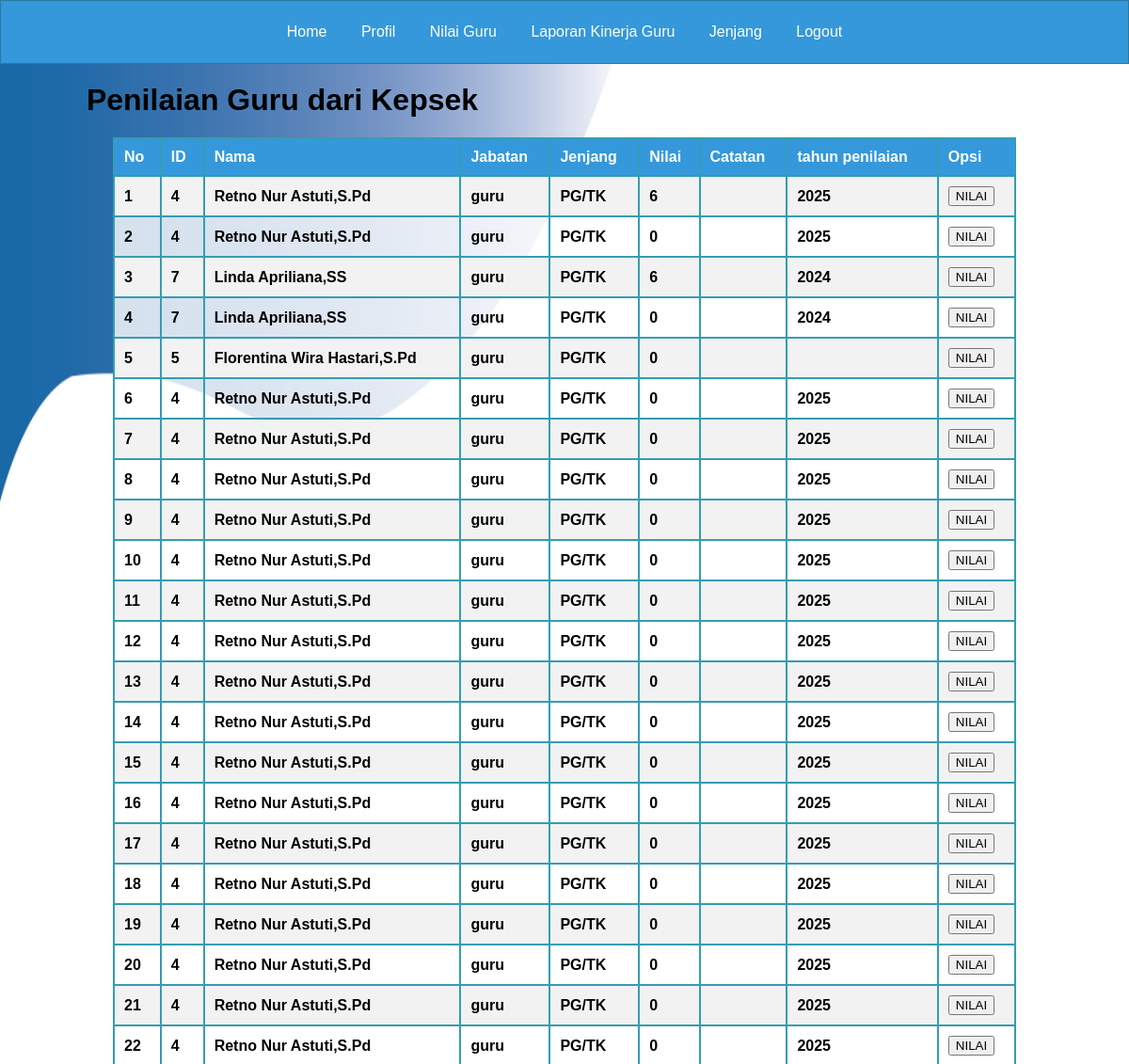
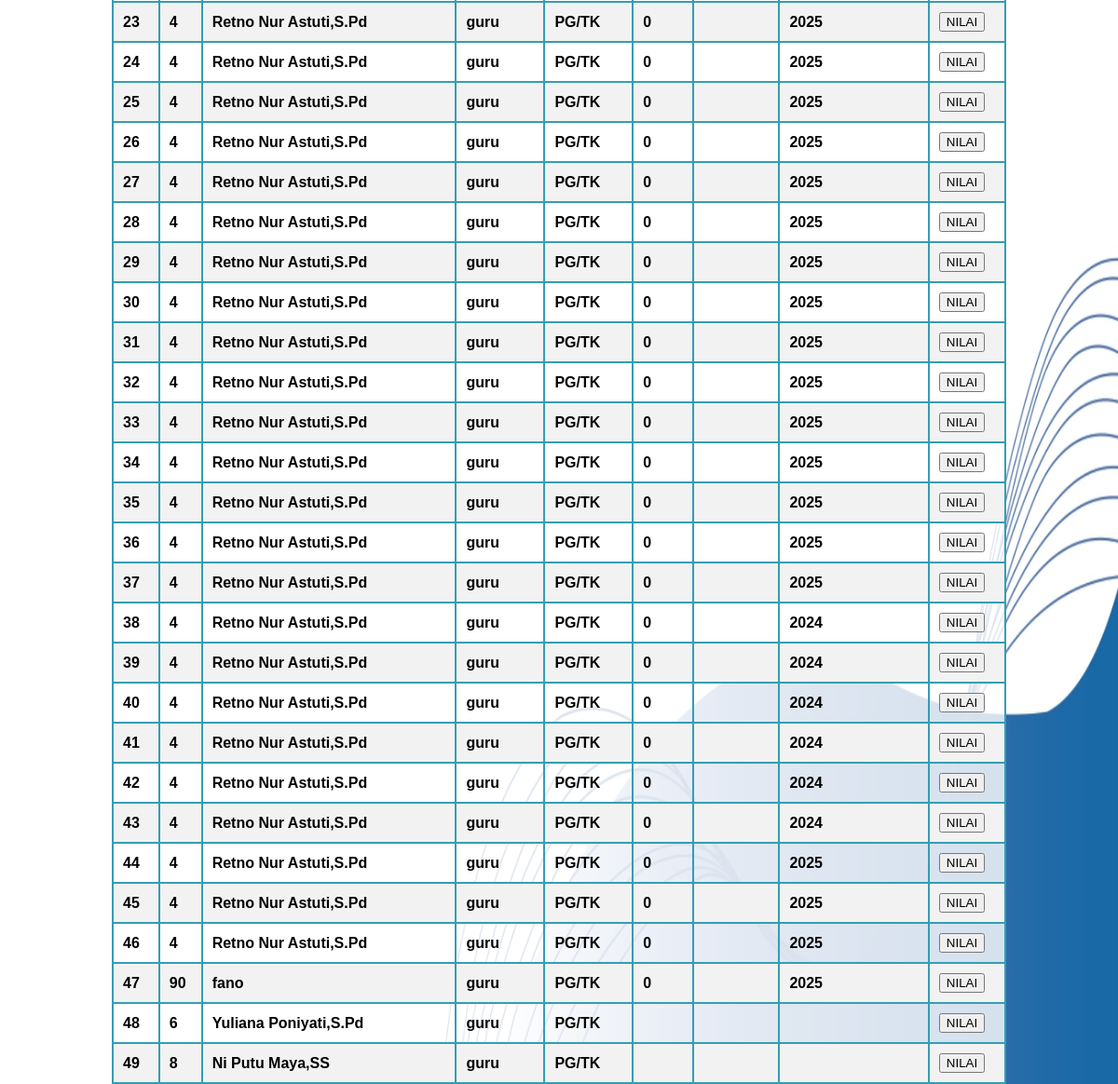
Page /page_beri_nilai_kepsek.php (signed in) on the committed database (2 pictures, top to bottom).
### tables this page shows
CREATE TABLE `tabel_jabatan` (
  `id` int(11) NOT NULL,
  `nama` varchar(255) NOT NULL,
  `tgl_lahir` date NOT NULL,
  `username` varchar(100) NOT NULL,
  `password` varchar(100) NOT NULL,
  `jabatan` enum('pendidikan','kepsek','sdm','guru','admin') DEFAULT NULL,
  `jenjang` varchar(10) NOT NULL,
  `angkatan` int(11) DEFAULT NULL,
  `Kode_id` int(10) DEFAULT NULL
);

CREATE TABLE `tabel_p_kepsek` (
  `id_penilaian` int(100) NOT NULL,
  `id` int(100) NOT NULL,
  `Nama` varchar(255) NOT NULL,
  `total_penilaian_kepsek` int(100) DEFAULT NULL,
  `catatan_kepsek` varchar(255) DEFAULT NULL,
  `tahun_penilaian` varchar(255) DEFAULT NULL,
  `ka1` varchar(255) DEFAULT NULL,
  `poinka1` int(11) DEFAULT NULL,
  `ka2` varchar(255) DEFAULT NULL,
  `poinka2` int(11) DEFAULT NULL,
  `ka3` varchar(255) DEFAULT NULL,
  `poinka3` int(11) DEFAULT NULL,
  `ka4` varchar(255) DEFAULT NULL,
  `poinka4` int(11) DEFAULT NULL,
  `ka5` varchar(255) DEFAULT NULL,
  `poinka5` int(11) DEFAULT NULL,
  `ka6` varchar(255) DEFAULT NULL,
  `poinka6` int(11) DEFAULT NULL,
  `totalka` int(11) DEFAULT NULL,
  `kb1` text DEFAULT NULL,
  `poinkb1` int(11) DEFAULT NULL,
  `kb2` text DEFAULT NULL,
  `poinkb2` int(11) DEFAULT NULL,
  `kb3` text DEFAULT NULL,
  `poinkb3` int(11) DEFAULT NULL,
  `kb4` varchar(255) DEFAULT NULL,
  `poinkb4` int(11) DEFAULT NULL,
  `kb5` varchar(255) DEFAULT NULL,
  `poinkb5` int(11) DEFAULT NULL,
  `kb6` varchar(255) DEFAULT NULL,
  `poinkb6` int(11) DEFAULT NULL,
  `kb7` varchar(255) DEFAULT NULL,
  `poinkb7` int(11) DEFAULT NULL,
  `kb8` varchar(255) DEFAULT NULL,
  `poinkb8` int(11) DEFAULT NULL,
  `kb9` varchar(255) DEFAULT NULL,
  `poinkb9` int(11) DEFAULT NULL,
  `kb10` varchar(255) DEFAULT NULL,
  `poinkb10` int(11) DEFAULT NULL,
  `kb11` text DEFAULT NULL,
  `poinkb11` int(11) DEFAULT NULL,
  `kb12` varchar(255) DEFAULT NULL,
  `poinkb12` int(1) DEFAULT NULL,
  `kb13` varchar(255) DEFAULT NULL,
  `poinkb13` int(11) DEFAULT NULL,
  `kb14` varchar(255) DEFAULT NULL,
  `poinkb14` int(11) DEFAULT NULL,
  `kb15` varchar(255) DEFAULT NULL,
  `poinkb15` int(11) DEFAULT NULL,
  `kb16` varchar(255) DEFAULT NULL,
  `poinkb16` int(11) DEFAULT NULL,
  `kb17` varchar(255) DEFAULT NULL,
  `poinkb17` int(11) DEFAULT NULL,
  `kb18` varchar(255) DEFAULT NULL,
  `poinkb18` int(11) DEFAULT NULL,
  `kb19` varchar(255) DEFAULT NULL,
  `poinkb19` int(11) DEFAULT NULL,
  `kb20` varchar(255) DEFAULT NULL,
  `poinkb20` int(11) DEFAULT NULL,
  `kb21` varchar(255) DEFAULT NULL,
  `poinkb21` int(11) DEFAULT NULL,
  `kb22` varchar(255) DEFAULT NULL,
  `poinkb22` int(11) DEFAULT NULL,
  `kb23` varchar(255) DEFAULT NULL,
  `poinkb23` int(11) DEFAULT NULL,
  `totalkb` int(11) DEFAULT NULL,
  `kc1` varchar(255) DEFAULT NULL,
  `poinkc1` int(11) DEFAULT NULL,
  `kc2` varchar(255) DEFAULT NULL,
  `poinkc2` int(11) DEFAULT NULL,
  `kc3` varchar(255) DEFAULT NULL,
  `poinkc3` int(11) DEFAULT NULL,
  `kc4` varchar(255) DEFAULT NULL,
  `poinkc4` int(11) DEFAULT NULL,
  `kc5` varchar(255) DEFAULT NULL,
  `poinkc5` int(11) DEFAULT NULL,
  `kc6` varchar(255) DEFAULT NULL,
  `poinkc6` int(11) DEFAULT NULL,
  `kc7` varchar(255) DEFAULT NULL,
  `poinkc7` int(11) DEFAULT NULL,
  `kc8` varchar(255) DEFAULT NULL,
  `poinkc8` int(11) DEFAULT NULL,
  `kc9` varchar(255) DEFAULT NULL,
  `poinkc9` int(11) DEFAULT NULL,
  `totalkc` int(11) DEFAULT NULL,
  `kd1` varchar(255) DEFAULT NULL,
  `poinkd1` int(11) DEFAULT NULL,
  `kd2` varchar(255) DEFAULT NULL,
  `poinkd2` int(11) DEFAULT NULL,
  `kd3` varchar(255) DEFAULT NULL,
  `poinkd3` int(11) DEFAULT NULL,
  `kd4` varchar(255) DEFAULT NULL,
  `poinkd4` int(11) DEFAULT NULL,
  `kd5` varchar(255) DEFAULT NULL,
  `poinkd5` int(11) DEFAULT NULL,
  `totalkd` int(11) DEFAULT NULL,
  `ke1` varchar(255) DEFAULT NULL,
  `poinke1` int(11) DEFAULT NULL,
  `ke2` varchar(255) DEFAULT NULL,
  `poinke2` int(11) DEFAULT NULL,
  `ke3` varchar(255) DEFAULT NULL,
  `poinke3` int(11) DEFAULT NULL,
  `ke4` varchar(255) DEFAULT NULL,
  `poinke4` int(11) DEFAULT NULL,
  `ke5` varchar(255) DEFAULT NULL,
  `poinke5` int(11) DEFAULT NULL,
  `totalke` int(11) DEFAULT NULL,
  `kf1` varchar(255) DEFAULT NULL,
  `poinkf1` int(11) DEFAULT NULL,
  `kf2` varchar(255) DEFAULT NULL,
  `poinkf2` int(11) DEFAULT NULL,
  `kf3` varchar(255) DEFAULT NULL,
  `poinkf3` int(11) DEFAULT NULL,
  `kf4` varchar(255) DEFAULT NULL,
  `poinkf4` int(11) DEFAULT NULL,
  `kf5` varchar(255) DEFAULT NULL,
  `poinkf5` int(11) DEFAULT NULL,
  `totalkf` int(11) DEFAULT NULL,
  `kg1` varchar(255) DEFAULT NULL,
  `poinkg1` int(11) DEFAULT NULL,
  `kg2` varchar(255) DEFAULT NULL,
  `poinkg2` int(11) DEFAULT NULL,
  `kg3` varchar(255) DEFAULT NULL,
  `poinkg3` int(11) DEFAULT NULL,
  `totalkg` int(11) DEFAULT NULL,
  `kh1` varchar(255) DEFAULT NULL,
  `poinkh1` int(11) DEFAULT NULL,
  `kh2` varchar(255) DEFAULT NULL,
  `poinkh2` int(11) DEFAULT NULL,
  `totalkh` int(11) DEFAULT NULL,
  `ki1` varchar(255) DEFAULT NULL,
  `poinki1` int(11) DEFAULT NULL,
  `ki2` varchar(255) DEFAULT NULL,
  `poinki2` int(11) DEFAULT NULL,
  `ki3` varchar(255) DEFAULT NULL,
  `poinki3` int(11) DEFAULT NULL,
  `ki4` text DEFAULT NULL,
  `poinki4` int(11) DEFAULT NULL,
  `ki5` text DEFAULT NULL,
  `poinki5` int(11) DEFAULT NULL,
  `ki6` text DEFAULT NULL,
  `poinki6` int(11) DEFAULT NULL,
  `ki7` text DEFAULT NULL,
  `poinki7` int(11) DEFAULT NULL,
  `totalki` int(11) DEFAULT NULL,
  `totalakhir` decimal(25,2) NOT NULL,
  `totalkaakhir` decimal(25,2) DEFAULT NULL,
  `totalkbakhir` decimal(25,2) DEFAULT NULL,
  `totalkcakhir` decimal(25,2) DEFAULT NULL,
  `totalkdakhir` decimal(25,2) DEFAULT NULL,
  `totalkeakhir` decimal(25,2) DEFAULT NULL,
  `totalkfakhir` decimal(25,2) DEFAULT NULL,
  `totalkgakhir` decimal(25,2) DEFAULT NULL,
  `totalkhakhir` decimal(25,2) DEFAULT NULL,
  `totalkiakhir` decimal(25,2) DEFAULT NULL
);

### page_beri_nilai_kepsek.php (the view, shortened to what this page needs)
<?php
include "koneksi.php";
$qu = mysqli_query($koneksi, "SELECT * FROM tabel_jabatan WHERE username = '$_SESSION[username]'" );
$da = mysqli_fetch_array($qu);
?>
<!DOCTYPE html>
<html lang="en">
<head>
</head>
<body>
<div class="navbar-kepsek" id="navbar-guru">
        <a href="page_kepsek.php">Home</a>
        <a href="page_profil_kepsek.php">Profil</a>
        <a href="page_beri_nilai_kepsek.php">Nilai Guru</a>
        <a href="page_laporan_kinerja_guru_kepsek.php">Laporan Kinerja Guru</a>
        <a href="page_jenjang2_kepsek.php">Jenjang</a>
        <a href="logout.php">Logout</a>
    </div>
    <h1>Penilaian Guru dari Kepsek</h1>
    <table>
        <tr>
            <th>No</th>
            <th>ID</th>
            <th>Nama</th>
            <th>Jabatan</th>
            <th>Jenjang</th>
            <th>Nilai</th>
            <th>Catatan</th>
            <th>tahun penilaian</th>
            <th>Opsi</th>
        </tr>
        <?php
        $no = 1;
        $data = mysqli_query($koneksi, "SELECT tabel_jabatan.id, tabel_jabatan.nama, tabel_jabatan.jabatan, tabel_p_kepsek.total_penilaian_kepsek, tabel_p_kepsek.catatan_kepsek,tabel_p_kepsek.id_penilaian,tabel_p_kepsek.tahun_penilaian, tabel_jabatan.jenjang
            FROM tabel_jabatan
            LEFT JOIN tabel_p_kepsek ON tabel_jabatan.id = tabel_p_kepsek.id
            WHERE jabatan='guru'and jenjang ='$da[jenjang]';");
        while ($d = mysqli_fetch_array($data)) {
            ?>
            <tr>
                <td><?php echo $no++; ?></td>
                <td><?php echo $d['id']; ?></td>
                <td><?php echo $d['nama']; ?></td>
                <td><?php echo $d['jabatan']; ?></td>
                <td><?php echo $d['jenjang']; ?></td>
                <td><?php echo $d['total_penilaian_kepsek']; ?></td>
                <td><?php echo $d['catatan_kepsek']; ?></td>
                <td><?php echo $d['tahun_penilaian']; ?></td>
                <td>
                    <a href="page_beri_nilai_2_kepsek.php?id=<?php echo $d['id']; ?>&id_penilaian=<?php echo $d['id_penilaian']; ?>"><button class="btn btn-success">NILAI</button></a>
                </td>
            </tr>
            <?php
        }
        ?>
        </table>
</body>
</html>

### page_beri_nilai_kepsek.php (style rules this page uses)
html, body { height: 100%; margin: 0; padding: 0; background: url('bgnusput.jpg') no-repeat center center fixed; background-size: 100% 100%; background-position: center center; font-family: Arial, sans-serif; }
.navbar-kepsek { background-color: #3498db; border: 1px solid #2978a0; padding: 10px 0; text-align: center; }
.navbar-kepsek a { display: inline-block; color: white; text-align: center; padding: 14px 16px; text-decoration: none; }
h1 { text-align: center; margin-top: 20px; width: 50%; }
table { margin: 0 auto; border-collapse: collapse; width: 80%; background-color: rgba(255, 255, 255, 0.8); }
table, th, td { border: 2px solid #349DB3; }
th, td { padding: 10px; text-align: left; }
tr:nth-child(even) { background-color: #f2f2f2; }
th { background-color: #3498db; color: white; }
td { font-weight: bold; }

### rows in the picture
tabel_jabatan: id "4", nama "Retno Nur Astuti,S.Pd", jabatan "guru", jenjang "PG/TK", tabel_p_kepsek.total_penilaian_kepsek "6", tabel_p_kepsek.tahun_penilaian "2025", tabel_p_kepsek.total_penilaian_kepsek "0", tabel_p_kepsek.tahun_penilaian "2024"
tabel_jabatan: id "7", nama "Linda Apriliana,SS", jabatan "guru", jenjang "PG/TK", tabel_p_kepsek.total_penilaian_kepsek "6", tabel_p_kepsek.tahun_penilaian "2024", tabel_p_kepsek.total_penilaian_kepsek "0"
tabel_jabatan: id "5", nama "Florentina Wira Hastari,S.Pd", jabatan "guru", jenjang "PG/TK", tabel_p_kepsek.total_penilaian_kepsek "0"
tabel_jabatan: id "90", nama "fano", jabatan "guru", jenjang "PG/TK", tabel_p_kepsek.total_penilaian_kepsek "0", tabel_p_kepsek.tahun_penilaian "2025"
tabel_jabatan: id "6", nama "Yuliana Poniyati,S.Pd", jabatan "guru", jenjang "PG/TK"
tabel_jabatan: id "8", nama "Ni Putu Maya,SS", jabatan "guru", jenjang "PG/TK"
